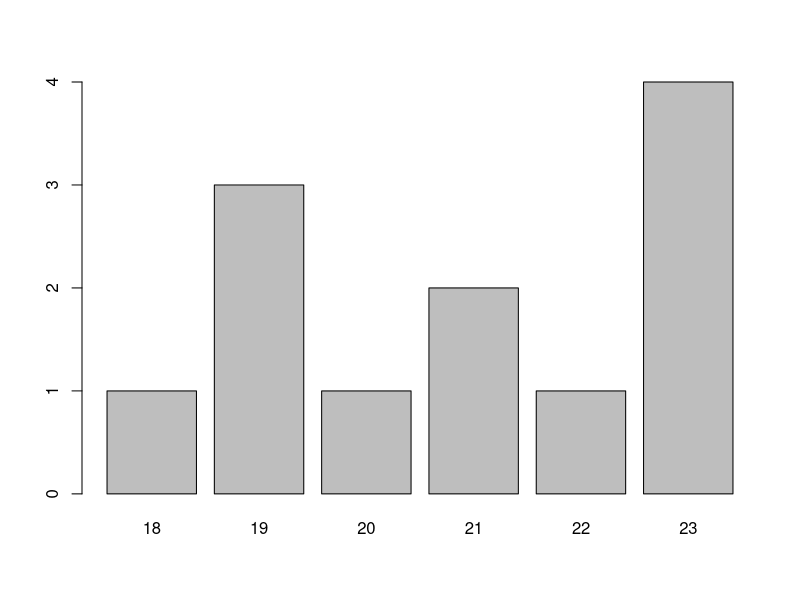

The R source for this figure:
# How to make a frequency distribution table in R----

# Load the data set
age <- c(18, 19, 19, 19, 20, 21, 21, 22, 23, 23, 23, 23)

# Create a frequency table for age data
table(age)

# Create bar plot for Diet variable
barplot(table(age))



